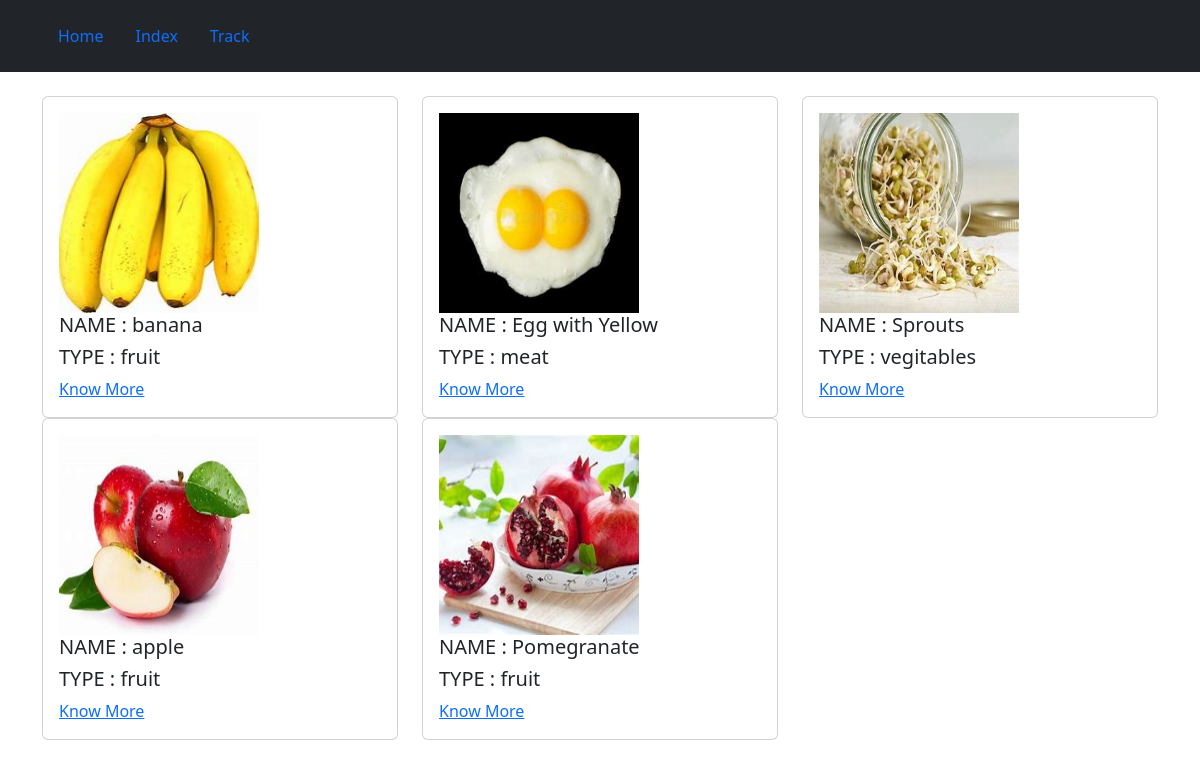
The page / on the database its author committed.
### foodapp/models.py (models this page shows, shortened)
class food(models.Model):
    name = models.CharField(max_length=100)
    quantity = models.IntegerField()
    protein = models.FloatField()
    carbs = models.FloatField()
    fat = models.FloatField()
    type = models.CharField(max_length=100)
    vitamins = models.CharField(max_length=100)
    img = models.ImageField(upload_to='img',blank=True)

### foodapp/views.py (the view)
# urls.py: 2. Add a URL to urlpatterns:  path('', views.home, name='home')
def home(request):
    data = food.objects.all()
    return render(request,'home.html',{'data':data})

### templates/home.html
{% extends 'base.html' %}
{% block content %}
<div class="container">
    <div class="jumbotron">
        <br>
        <div class="row">
            {% for i in data %}
            <div class="col-md-4">
                <div class="card card-body">
                    <img src="{{i.img.url}}" height="200px" width="200px">
                    <h5>NAME : {{i.name}}</h5>
                    <h5>TYPE : {{i.type}}</h5>
                    <a href="{% url 'detail' pk=i.id %}">Know More</a>
                </div>
            </div>
            {% endfor %}
        </div>
    </div>
</div>
{% endblock %}

### rows shown on the page
food: img (picture), name "banana", type "fruit"
food: img (picture), name "Egg with Yellow", type "meat"
food: img (picture), name "Sprouts", type "vegitables"
food: img (picture), name "apple", type "fruit"
food: img (picture), name "Pomegranate", type "fruit"
